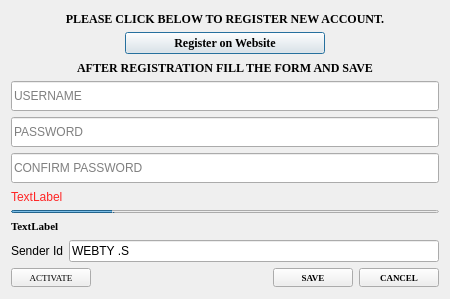
<?xml version="1.0" encoding="UTF-8"?>
<ui version="4.0">
 <class>dialogSmsNewAccount</class>
 <widget class="QDialog" name="dialogSmsNewAccount">
  <property name="windowModality">
   <enum>Qt::WindowModal</enum>
  </property>
  <property name="geometry">
   <rect>
    <x>0</x>
    <y>0</y>
    <width>450</width>
    <height>299</height>
   </rect>
  </property>
  <property name="minimumSize">
   <size>
    <width>450</width>
    <height>0</height>
   </size>
  </property>
  <property name="maximumSize">
   <size>
    <width>450</width>
    <height>299</height>
   </size>
  </property>
  <property name="windowTitle">
   <string>NEW SMS ACCOUNT</string>
  </property>
  <property name="windowIcon">
   <iconset resource="custom.qrc">
    <normaloff>:/icons/images/icons/envelope_plus2.png</normaloff>:/icons/images/icons/envelope_plus2.png</iconset>
  </property>
  <layout class="QVBoxLayout" name="verticalLayout">
   <item>
    <widget class="QLabel" name="label">
     <property name="font">
      <font>
       <family>Times New Roman</family>
       <pointsize>9</pointsize>
       <weight>75</weight>
       <bold>true</bold>
      </font>
     </property>
     <property name="text">
      <string>PLEASE CLICK BELOW TO REGISTER NEW ACCOUNT.</string>
     </property>
     <property name="alignment">
      <set>Qt::AlignCenter</set>
     </property>
    </widget>
   </item>
   <item>
    <layout class="QHBoxLayout" name="horizontalLayout">
     <property name="topMargin">
      <number>0</number>
     </property>
     <item>
      <widget class="QPushButton" name="pushButtonVistWebsite">
       <property name="maximumSize">
        <size>
         <width>200</width>
         <height>100</height>
        </size>
       </property>
       <property name="baseSize">
        <size>
         <width>0</width>
         <height>0</height>
        </size>
       </property>
       <property name="font">
        <font>
         <family>Times New Roman</family>
         <pointsize>9</pointsize>
         <weight>75</weight>
         <bold>true</bold>
        </font>
       </property>
       <property name="text">
        <string>Register on Website</string>
       </property>
       <property name="checkable">
        <bool>false</bool>
       </property>
      </widget>
     </item>
    </layout>
   </item>
   <item>
    <widget class="QLabel" name="label_2">
     <property name="font">
      <font>
       <family>Times New Roman</family>
       <pointsize>9</pointsize>
       <weight>75</weight>
       <bold>true</bold>
      </font>
     </property>
     <property name="text">
      <string>AFTER REGISTRATION FILL THE FORM AND SAVE</string>
     </property>
     <property name="alignment">
      <set>Qt::AlignCenter</set>
     </property>
    </widget>
   </item>
   <item>
    <widget class="QLineEdit" name="lineEditUsername">
     <property name="minimumSize">
      <size>
       <width>0</width>
       <height>30</height>
      </size>
     </property>
     <property name="placeholderText">
      <string>USERNAME</string>
     </property>
    </widget>
   </item>
   <item>
    <widget class="QLineEdit" name="lineEditPassword1">
     <property name="minimumSize">
      <size>
       <width>0</width>
       <height>30</height>
      </size>
     </property>
     <property name="echoMode">
      <enum>QLineEdit::Password</enum>
     </property>
     <property name="placeholderText">
      <string>PASSWORD</string>
     </property>
    </widget>
   </item>
   <item>
    <widget class="QLineEdit" name="lineEditPassword2">
     <property name="minimumSize">
      <size>
       <width>0</width>
       <height>30</height>
      </size>
     </property>
     <property name="echoMode">
      <enum>QLineEdit::Password</enum>
     </property>
     <property name="placeholderText">
      <string>CONFIRM PASSWORD</string>
     </property>
    </widget>
   </item>
   <item>
    <widget class="QLabel" name="labelError">
     <property name="styleSheet">
      <string notr="true">#labelError{color:#FF2525}</string>
     </property>
     <property name="text">
      <string>TextLabel</string>
     </property>
    </widget>
   </item>
   <item>
    <widget class="QProgressBar" name="progressBarConfirming">
     <property name="maximumSize">
      <size>
       <width>16777215</width>
       <height>3</height>
      </size>
     </property>
     <property name="value">
      <number>24</number>
     </property>
     <property name="textVisible">
      <bool>false</bool>
     </property>
    </widget>
   </item>
   <item>
    <widget class="QLabel" name="labelConfirming">
     <property name="font">
      <font>
       <family>Times New Roman</family>
       <pointsize>8</pointsize>
       <weight>75</weight>
       <bold>true</bold>
      </font>
     </property>
     <property name="styleSheet">
      <string notr="true"/>
     </property>
     <property name="text">
      <string>TextLabel</string>
     </property>
    </widget>
   </item>
   <item>
    <layout class="QHBoxLayout" name="senderIdLayout">
     <item>
      <widget class="QLabel" name="labelSenderId">
       <property name="text">
        <string>Sender Id</string>
       </property>
      </widget>
     </item>
     <item>
      <widget class="QLineEdit" name="lineEditSenderId">
       <property name="styleSheet">
        <string notr="true"/>
       </property>
       <property name="text">
        <string>WEBTY .S</string>
       </property>
       <property name="maxLength">
        <number>10</number>
       </property>
      </widget>
     </item>
    </layout>
   </item>
   <item>
    <layout class="QHBoxLayout" name="horizontalLayout_2">
     <property name="topMargin">
      <number>0</number>
     </property>
     <item>
      <widget class="QPushButton" name="pushButtonActivate">
       <property name="font">
        <font>
         <family>Times New Roman</family>
         <pointsize>7</pointsize>
        </font>
       </property>
       <property name="text">
        <string>ACTIVATE</string>
       </property>
      </widget>
     </item>
     <item>
      <spacer name="horizontalSpacer">
       <property name="orientation">
        <enum>Qt::Horizontal</enum>
       </property>
       <property name="sizeHint" stdset="0">
        <size>
         <width>40</width>
         <height>20</height>
        </size>
       </property>
      </spacer>
     </item>
     <item>
      <widget class="QPushButton" name="pushButtonSave">
       <property name="font">
        <font>
         <family>Times New Roman</family>
         <pointsize>7</pointsize>
         <weight>75</weight>
         <bold>true</bold>
        </font>
       </property>
       <property name="text">
        <string>SAVE</string>
       </property>
      </widget>
     </item>
     <item>
      <widget class="QPushButton" name="pushButtonCancel">
       <property name="font">
        <font>
         <family>Times New Roman</family>
         <pointsize>7</pointsize>
         <weight>75</weight>
         <bold>true</bold>
        </font>
       </property>
       <property name="text">
        <string>CANCEL</string>
       </property>
      </widget>
     </item>
    </layout>
   </item>
  </layout>
 </widget>
 <resources>
  <include location="custom.qrc"/>
 </resources>
 <connections/>
</ui>
